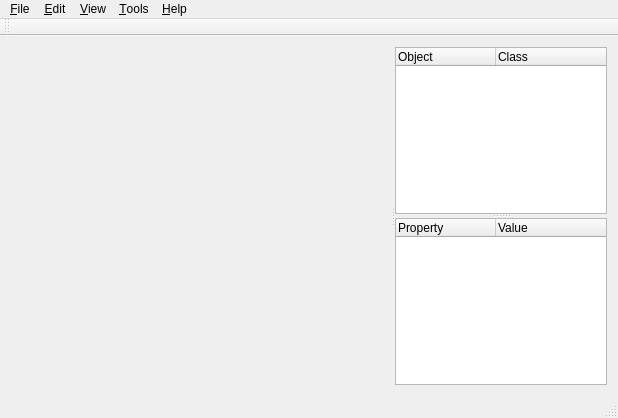
<?xml version="1.0" encoding="UTF-8"?>
<ui version="4.0">
 <class>MainWindow</class>
 <widget class="QMainWindow" name="MainWindow">
  <property name="geometry">
   <rect>
    <x>0</x>
    <y>0</y>
    <width>618</width>
    <height>418</height>
   </rect>
  </property>
  <property name="sizePolicy">
   <sizepolicy hsizetype="Preferred" vsizetype="Preferred">
    <horstretch>0</horstretch>
    <verstretch>0</verstretch>
   </sizepolicy>
  </property>
  <property name="windowTitle">
   <string>eView</string>
  </property>
  <widget class="QWidget" name="centralWidget">
   <layout class="QHBoxLayout" name="horizontalLayout">
    <item>
     <widget class="QSplitter" name="splitter_2">
      <property name="orientation">
       <enum>Qt::Horizontal</enum>
      </property>
      <widget class="QWidget" name="ViewWidget" native="true">
       <property name="minimumSize">
        <size>
         <width>380</width>
         <height>280</height>
        </size>
       </property>
      </widget>
      <widget class="QSplitter" name="splitter">
       <property name="orientation">
        <enum>Qt::Vertical</enum>
       </property>
       <widget class="QTreeWidget" name="treeObjects">
        <column>
         <property name="text">
          <string>Object</string>
         </property>
        </column>
        <column>
         <property name="text">
          <string>Class</string>
         </property>
        </column>
       </widget>
       <widget class="QTreeWidget" name="treeProperty">
        <column>
         <property name="text">
          <string>Property</string>
         </property>
        </column>
        <column>
         <property name="text">
          <string>Value</string>
         </property>
        </column>
       </widget>
      </widget>
     </widget>
    </item>
   </layout>
  </widget>
  <widget class="QMenuBar" name="menuBar">
   <property name="geometry">
    <rect>
     <x>0</x>
     <y>0</y>
     <width>618</width>
     <height>23</height>
    </rect>
   </property>
   <widget class="QMenu" name="menu_File">
    <property name="title">
     <string>&amp;File</string>
    </property>
    <addaction name="action_Open"/>
    <addaction name="action_Close"/>
    <addaction name="action_Quit"/>
   </widget>
   <widget class="QMenu" name="menu_Edit">
    <property name="title">
     <string>&amp;Edit</string>
    </property>
    <addaction name="actionPreferences"/>
   </widget>
   <widget class="QMenu" name="menu_Help">
    <property name="title">
     <string>&amp;Help</string>
    </property>
    <addaction name="actionAbout"/>
   </widget>
   <widget class="QMenu" name="menu_View">
    <property name="title">
     <string>&amp;View</string>
    </property>
    <widget class="QMenu" name="menuModels">
     <property name="title">
      <string>Models</string>
     </property>
     <addaction name="actionBounding_Box"/>
     <addaction name="actionCollision_Mesh"/>
    </widget>
    <widget class="QMenu" name="menuTerrain">
     <property name="title">
      <string>Terrain</string>
     </property>
     <addaction name="actionNavigation_Mesh"/>
    </widget>
    <addaction name="menuModels"/>
    <addaction name="menuTerrain"/>
   </widget>
   <widget class="QMenu" name="menu_Tools">
    <property name="title">
     <string>&amp;Tools</string>
    </property>
    <addaction name="actionGo_to_Region"/>
    <addaction name="actionResolve_Motion"/>
   </widget>
   <addaction name="menu_File"/>
   <addaction name="menu_Edit"/>
   <addaction name="menu_View"/>
   <addaction name="menu_Tools"/>
   <addaction name="menu_Help"/>
  </widget>
  <widget class="QToolBar" name="mainToolBar">
   <attribute name="toolBarArea">
    <enum>TopToolBarArea</enum>
   </attribute>
   <attribute name="toolBarBreak">
    <bool>false</bool>
   </attribute>
  </widget>
  <widget class="QStatusBar" name="statusBar"/>
  <action name="action_Quit">
   <property name="text">
    <string>&amp;Quit</string>
   </property>
  </action>
  <action name="actionPreferences">
   <property name="text">
    <string>Preferences</string>
   </property>
  </action>
  <action name="action_Open">
   <property name="text">
    <string>&amp;Open</string>
   </property>
  </action>
  <action name="action_Close">
   <property name="text">
    <string>&amp;Close</string>
   </property>
  </action>
  <action name="actionAbout">
   <property name="text">
    <string>About</string>
   </property>
  </action>
  <action name="actionBounding_Box">
   <property name="checkable">
    <bool>true</bool>
   </property>
   <property name="text">
    <string>Bounding Box</string>
   </property>
  </action>
  <action name="actionCollision_Mesh">
   <property name="checkable">
    <bool>true</bool>
   </property>
   <property name="text">
    <string>Collision Mesh</string>
   </property>
  </action>
  <action name="actionNavigation_Mesh">
   <property name="checkable">
    <bool>true</bool>
   </property>
   <property name="text">
    <string>Navigation Mesh</string>
   </property>
  </action>
  <action name="actionGo_to_Region">
   <property name="text">
    <string>Go to Region</string>
   </property>
  </action>
  <action name="actionResolve_Motion">
   <property name="text">
    <string>Resolve Motion</string>
   </property>
  </action>
 </widget>
 <layoutdefault spacing="6" margin="11"/>
 <resources/>
 <connections/>
</ui>
